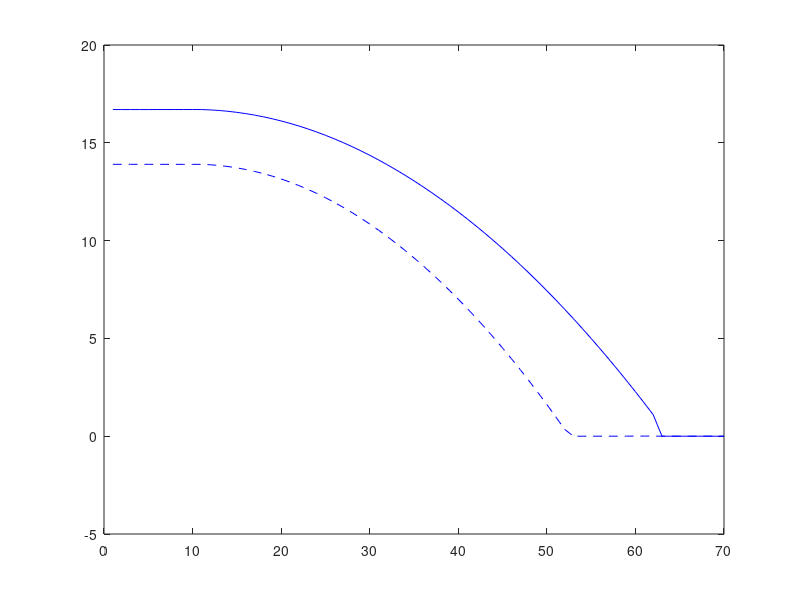

MATLAB code for this plot: (Note: this script raises an error after producing the figure.)
clc
clear all

K=70;  % time index 
MC=100;  % number of Monte Carlo runs

delta=0.1; % sample time
q=0.01;    % state noise variance 

% Transition Matrix
F = [1 delta delta^2/2 0 0 0 0; ...
     0 1 delta 0 0 0 0;...
     0 0 1 0 0 0 0;...
     -delta -delta^2/2 -delta^3/6 1 delta delta^2/2 delta^3/6;...
     0 0 0 0 1 delta delta^2/2;...
     0 0 0 0 0 1 delta;...
     0 0 0 0 0 0 1]; 

% Measurement Matrix 
H=[0 0 0 1 0 0 0;0 0 0 0 1 0 0]; 

% State Noise Covariance
Q = [(delta^6)/36  (delta^5)/12    (delta^4)/6   -(delta^7)/144  0   0  0; ...
    (delta^5)/12     (delta^4)/4   (delta^3)/2   -(delta^6)/48   0   0  0; ...
    (delta^4)/6     (delta^3)/2    (delta^2)     -(delta^5)/24   0   0  0; ...    
    -(delta^7)/144  -(delta^6)/48   -(delta^5)/24  (delta^8)/288   (delta^7)/144  (delta^6)/48   (delta^5)/24;...
        0            0                0               (delta^7)/144   (delta^6)/36   (delta^5)/12   (delta^4)/6;...    
        0            0                0               (delta^6)/48    (delta^5)/12   (delta^4)/4   (delta^3)/2;...
        0            0                0               (delta^5)/24    (delta^4)/6    (delta^3)/2     delta^2]*q; 

n=size(H,2);   % Dimension of state vector, state estimate, .... 
m=size(H,1);   % Dimension of the measurement vector, innovation sequence

% Pre-setting the vectors and matrices:
x=zeros(n,K);     % state vector

% Setting the parameters of the simulation by initializing the state-space model for in-city driving: 
x0 =[16.7; 0;0; 27.8; 13.9; 0;0];       % true initial state vector
x_MC=zeros(n,K,MC);


%% Creating the testMC_Consjerk.mat 

for mc=1:MC    
% Initial Conditions
x(:,1)= x0;
f1=10;
  for j=1:f1
    x(:,j+1)=F*x(:,j)+ mvnrnd(zeros(1,n),Q)';  
  end
x(:,f1+1) =[16.7; -0.12;-1.2; 25; 13.9; -0.15; -1.5];
f2=52;
  for j=f1+1:f2
    x(:,j+1)=F*x(:,j)+ mvnrnd(zeros(1,n),Q)';  
  end 
fdis=x(4,f2+1);
facc=x(2,f2+1);
fvel=x(1,f2+1);
fjer=x(3,f2+1);
x(:,f2+1) =[fvel; facc; fjer; fdis; 0; 0;0];
% x(:,f2+1) =[8.85; -2.02; -0.78; 10.78; 0; 0;0];
f3=62;
 for j=f2+1:f3
   x(:,j+1)=F*x(:,j)+ mvnrnd(zeros(1,n),Q)';  
 end   
fdis2=x(4,f3+1); 
x(:,f3+1) =[0; 0; 0; fdis2; 0; 0;0];
 for j=f3+1:K-1
   x(:,j+1)=F*x(:,j)+ mvnrnd(zeros(1,n),Q)';  
 end 
x_MC(:,:,mc)=x; 
mc  
end

save('testMC_Consjerk.mat','x_MC')
load('testMC_Consjerk.mat','x_MC')


%% Plotting One Monte Carlo run for the state-values:
x=x_MC(:,:,50);
f=1:K;

figure, 
p= plot(f, x(1,f),'b -',f, x(5,f),'b --');
p(1).LineWidth = 3;
p(2).LineWidth = 3;
leg2 = legend('\textbf{$v^0_x$}', '$v^1_x$');
set(leg2,'Interpreter','latex');
set(leg2,'FontSize',22);
xlabel({'\textbf{Time Samples $k$ }'},'Interpreter','latex','FontSize',22,'Color','k'); 
ylabel('\textbf{$v^0_x$ and $v^1_x$}','Interpreter','latex','FontSize',22,'Color','k');
set(gca,'FontSize',22)
set(gca,'FontName','Times New Roman')
set(gcf,'color','white')
hold on   

figure, 
p= plot(f, x(2,f),'r -',f, x(6,f),'r -');
p(1).LineWidth = 3;
p(2).LineWidth = 3;
leg2 = legend('$a^0_x$', '$a^1_x$');
set(leg2,'Interpreter','latex');
set(leg2,'FontSize',22);
xlabel({'\textbf{Time Samples $k$ }'},'Interpreter','latex','FontSize',22,'Color','k'); 
ylabel('\textbf{$a^0_x$ and $a^1_x$}','Interpreter','latex','FontSize',22,'Color','k');
set(gca,'FontSize',22)
set(gca,'FontName','Times New Roman')
set(gcf,'color','white')
hold on   

figure, 
p= plot(f, x(3,f),'k -',f, x(7,f),'k --');
p(1).LineWidth = 3;
p(2).LineWidth = 3;
leg2 = legend('$j^0_x$', '$j^1_x$');
set(leg2,'Interpreter','latex');
set(leg2,'FontSize',22);
xlabel({'\textbf{Time Samples $k$ }'},'Interpreter','latex','FontSize',22,'Color','k'); 
ylabel('\textbf{$j^0_x$ and $j^1_x$}','Interpreter','latex','FontSize',22,'Color','k');
set(gca,'FontSize',22)
set(gca,'FontName','Times New Roman')
set(gcf,'color','white')
hold on   

figure, 
p= plot(f, x(4,f),'c -');
p(1).LineWidth = 3;
leg2 = legend('$d_x$');
set(leg2,'Interpreter','latex');
set(leg2,'FontSize',22);
xlabel({'\textbf{Time Samples $k$ }'},'Interpreter','latex','FontSize',22,'Color','k'); 
ylabel('\textbf{$d_x$}','Interpreter','latex','FontSize',22,'Color','k');
set(gca,'FontSize',22)
set(gca,'FontName','Times New Roman')
set(gcf,'color','white')
hold on   



